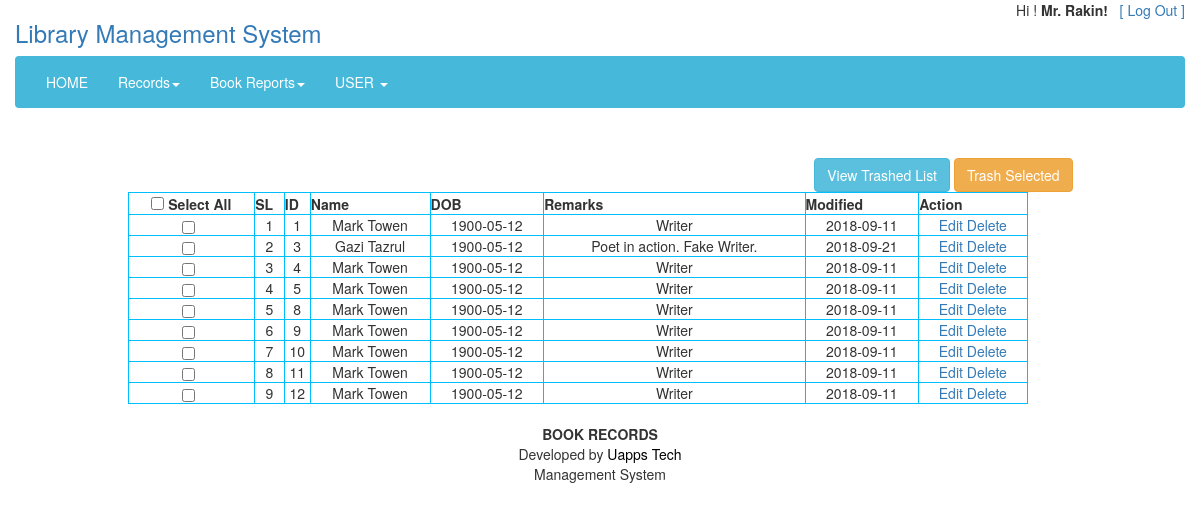
The page /views/view.php?id=author (signed in) on the database as committed earlier.
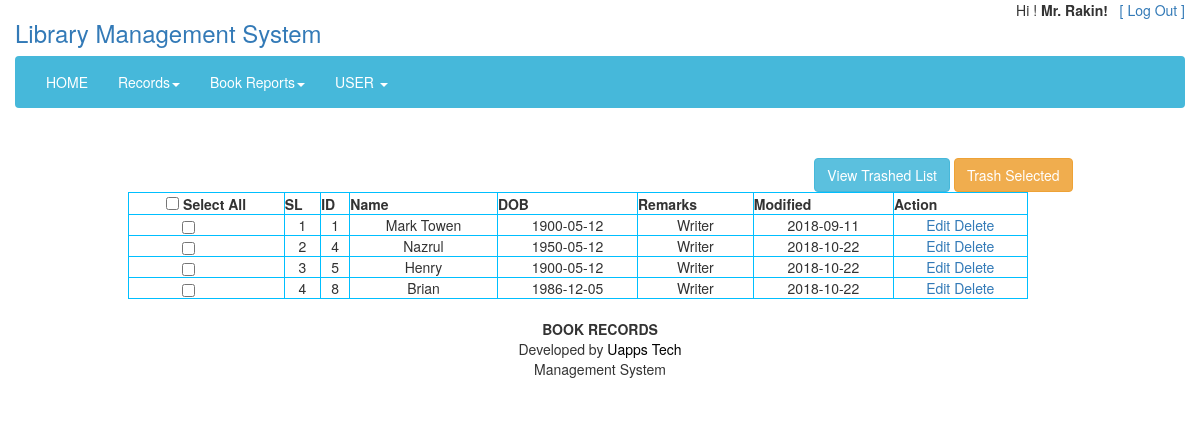
The same page on the database as committed later.
### tables this page shows
CREATE TABLE `author` (
  `id` int(11) NOT NULL,
  `name` varchar(50) DEFAULT NULL,
  `dob` date DEFAULT NULL,
  `remarks` varchar(200) DEFAULT NULL,
  `modified` date DEFAULT NULL,
  `soft_delete` varchar(3) DEFAULT 'No'
);

### src/Model/Database.php (called while the page is built, shortened)
<?php
class Database
{
    public function __construct()
    {
        try{
            $this->DBH = new PDO('mysql:host=localhost;dbname=oopcrud', "root", "");
        }
        catch(PDOException $error){
           echo "Database Error: ". $error->getMessage();
        }
    }
}

### src/Admin/Admin.php (called while the page is built, shortened)
<?php
class Admin extends DB
{
    public function view()
    {
        $sql = '';
        if ($_GET['id'] == 'author'|| $_GET['id']=='addbook') {
            $sql = "select * from author WHERE soft_delete='No'";
        }
        $STH = $this->DBH->query($sql);
        $STH->setFetchMode(PDO::FETCH_OBJ);
        return $STH->fetchAll();
    }
}

### views/view.php (the view, shortened to what this page needs)
<?php
include ('header.php');
$objData= new \App\Admin\Admin();
$objData->setData($_GET);
$viewData=$objData->view();
$serial=1;
?>
<form action="trashmultiple.php" id="multiple" method="post">
<div class="container">
    <div class="row">
        <div class="col-sm-2"></div>
        <div class="col-sm-9 text-right">
            <a href="trashview.php?id=<?php echo $_GET['id']?>"   class="btn btn-info role="button"> View Trashed List</a>
            <button type="submit" class="btn btn-warning">Trash Selected</button>
        </div>
        <div class="col-sm-1"></div>
    </div>
<div class="row">
    <div class="col-sm-1"></div>
    <div class="col-sm-10">
            <?php
            if($_GET['id']=='author'){
                echo "<table id='resulttable' border='5' width='900px' style='border-spacing: 50px; border: deepskyblue; text-align: center;'> <table id='resulttable' border='5' width='900px' style='border-spacing: 50px; border: deepskyblue; text-align: center;'> <tr><th style='text-align: center'><input id='select_all' type='checkbox' value='select all'> Select All</th><th>SL</th><th>ID</th><th>Name</th><th>DOB</th><th>Remarks</th><th>Modified</th><th>Action</th></tr>";
                foreach ($viewData as $oneData){
                    echo "<tr><td style='padding-left:6%'><input type='checkbox' class='checkbox' name='mark[]' value='$oneData->id'>
                     <td> $serial</td><td>$oneData->id</td> <td>$oneData->name</td> <td> $oneData->dob</td><td>$oneData->remarks</td><td>$oneData->modified</td><td><a href=edit.php?id=$oneData->id&editid=".$_GET['id'].">Edit</a><a  href=delete.php?id=$oneData->id&deleteid=author> Delete</a></td></tr>";
                    $serial++;
                }
                echo "</table>";
            }
            ?>
    </div>
    <div class="col-sm-1"></div>
</div>
</div>
</form>
<?php
include 'footer.php';
include 'footer_script.php';
?>
</body>
</html>

Rows that differ between the two databases and show on the page:
removed author: id "3", name "Gazi Tazrul", dob "1900-05-12", remarks "Poet in action. Fake Writer.", modified "2018-09-21"
removed author: id "9", name "Mark Towen", dob "1900-05-12", remarks "Writer", modified "2018-09-11"
removed author: id "10", name "Mark Towen", dob "1900-05-12", remarks "Writer", modified "2018-09-11"
removed author: id "11", name "Mark Towen", dob "1900-05-12", remarks "Writer", modified "2018-09-11"
removed author: id "12", name "Mark Towen", dob "1900-05-12", remarks "Writer", modified "2018-09-11"
changed author id 4: name "Mark Towen" → "Nazrul"; dob "1900-05-12" → "1950-05-12"; modified "2018-09-11" → "2018-10-22"
changed author id 5: name "Mark Towen" → "Henry"; modified "2018-09-11" → "2018-10-22"
changed author id 8: name "Mark Towen" → "Brian"; dob "1900-05-12" → "1986-12-05"; modified "2018-09-11" → "2018-10-22"
